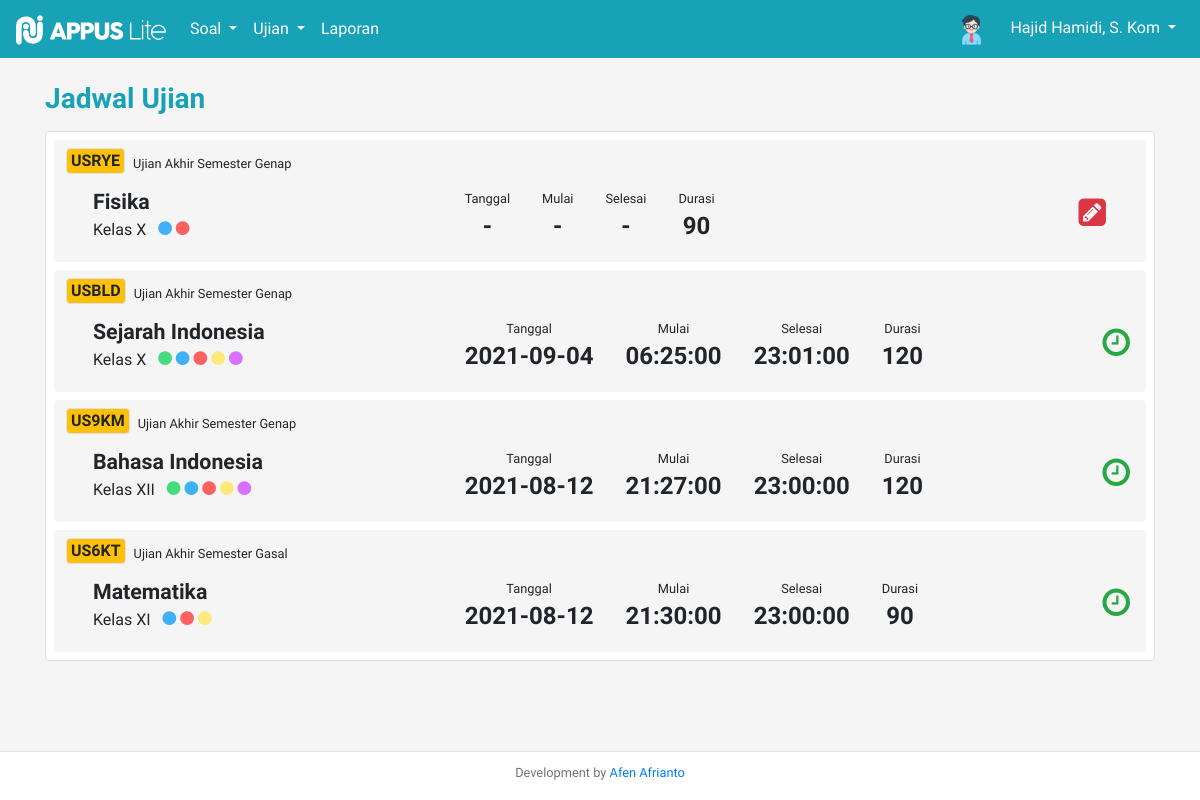
The page /admin/main.php?cnt=jadwal (signed in) on the database its author committed.
### tables this page shows
CREATE TABLE `tb_guru` (
  `id_guru` int(11) NOT NULL,
  `nama_guru` varchar(100) NOT NULL,
  `username_guru` varchar(50) NOT NULL,
  `password_guru` varchar(255) NOT NULL,
  `pass_show_guru` varchar(255) NOT NULL
);

CREATE TABLE `tb_jadwal` (
  `id_jadwal` int(11) NOT NULL,
  `kode_soal` varchar(50) NOT NULL,
  `tanggal` date NOT NULL,
  `wk_mulai` time NOT NULL,
  `wk_selesai` time NOT NULL,
  `durasi` int(11) NOT NULL
);

CREATE TABLE `tb_soal` (
  `kode_soal` varchar(50) NOT NULL,
  `id_pengampu` int(11) NOT NULL,
  `id_jenis_ujian` int(11) NOT NULL,
  `acak_pertanyaan` varchar(5) NOT NULL,
  `acak_opsi` varchar(5) NOT NULL
);

CREATE TABLE `tb_jenis_ujian` (
  `id_jenis_ujian` int(11) NOT NULL,
  `jenis_ujian` varchar(100) NOT NULL,
  `tahun_ajaran` varchar(50) NOT NULL
);

CREATE TABLE `tb_mapel` (
  `id_mapel` int(11) NOT NULL,
  `nama_mapel` varchar(150) NOT NULL
);

CREATE TABLE `tb_guru_pengampu` (
  `id_pengampu` int(11) NOT NULL,
  `id_mapel` int(11) NOT NULL,
  `tingkat` varchar(10) NOT NULL,
  `id_guru` int(11) NOT NULL
);

CREATE TABLE `tb_pengampu_jur` (
  `id_pengampu_jur` int(11) NOT NULL,
  `id_pengampu` int(11) NOT NULL,
  `kode_jurusan` varchar(100) NOT NULL
);

CREATE TABLE `tb_jurusan` (
  `kode_jurusan` varchar(100) NOT NULL,
  `nama_jurusan` varchar(255) NOT NULL,
  `warna_jurusan` varchar(20) NOT NULL
);

### admin/modules/general_func.php (called while the page is built, shortened)
<?php
    if(isset($_SESSION['petugas'])){
        if($_SESSION['petugas'] == "admin"){
            $user_admin = $_SESSION['user'];
            $query_petugas = mysqli_query($conn, "SELECT * FROM tb_admin WHERE username_admin = '$user_admin'");
            $petugas_q = $query_petugas->fetch_assoc();
            $petugas = $petugas_q['username_admin'];
            $id_petugas = $petugas_q['id_admin'];
        }else{
            $user_guru = $_SESSION['user'];
            $query_petugasX = mysqli_query($conn, "SELECT * FROM tb_guru WHERE username_guru = '$user_guru' ");
            $petugas_q = $query_petugasX->fetch_assoc();
            $petugas = $petugas_q['nama_guru'];
        }
    }
?>

### admin/contents/jadwal.php (the view, shortened to what this page needs)
<div class="container py-3">
    <div class="d-flex justify-content-between align-items-center">
        <h3 class="text-info py-2" style="font-weight:bold;">Jadwal Ujian</h3>
    </div>
    <div class="pl-2 pt-2 pr-2 pb-0 border rounded mb-2 bg-white">
        <?php
            $jadwal_q = mysqli_query($conn, "SELECT * FROM tb_jadwal JOIN tb_soal ON tb_jadwal.kode_soal = tb_soal.kode_soal ORDER BY id_jadwal DESC");
            if(mysqli_num_rows($jadwal_q) > 0):
              while($jadwal = $jadwal_q->fetch_assoc()):
                  $kode_soal = $jadwal['kode_soal'];
                  $q_soal = mysqli_query($conn, "SELECT * FROM tb_soal JOIN tb_guru_pengampu ON tb_soal.id_pengampu = tb_guru_pengampu.id_pengampu JOIN tb_jenis_ujian ON tb_soal.id_jenis_ujian = tb_jenis_ujian.id_jenis_ujian WHERE kode_soal = '$kode_soal'");
                  $sl = $q_soal->fetch_assoc();
                  $id_peng = $sl['id_pengampu'];
                  $peng_q = mysqli_query($conn, "SELECT * FROM tb_guru_pengampu JOIN tb_mapel ON tb_guru_pengampu.id_mapel = tb_mapel.id_mapel WHERE id_pengampu = '$id_peng'");
                  $peng = $peng_q->fetch_assoc();
        ?>
              <div class="rounded p-2 mb-2" style="background-color:whitesmoke;">
                  <div class="d-flex justify-content-between align-items-start">
                      <div class="row align-items-center w-75  ml-1">
                          <div class="px-1 mr-2 mb-1 border rounded bg-warning">
                            <b><?= $jadwal['kode_soal']; ?></b>
                          </div>
                          <small><?= $sl['jenis_ujian']; ?></small>
                      </div>
                  </div>
                  <div class="row p-2 ml-2 justify-content-between align-items-center">
                      <div class="d-flex flex-column mb-1 col-sm-4">
                          <div style="font-weight: bold; font-size: 16pt;"><?= $peng['nama_mapel']; ?></div>
                          <div>
                              <span class="mr-2">Kelas <?= $peng['tingkat']; ?></span>
                              <?php
                                  $jur_q = mysqli_query($conn, "SELECT * FROM tb_pengampu_jur JOIN tb_jurusan ON tb_pengampu_jur.kode_jurusan = tb_jurusan.kode_jurusan WHERE id_pengampu = '$id_peng'");
                                  while($jur = $jur_q->fetch_assoc()):
                              ?>
                              <b class="icon-circle" style="color: <?= $jur['warna_jurusan']; ?>;"></b>
                              <?php endwhile; ?>
                          </div>
                      </div>
                      <div class="row col-sm-6 align-items-center">
                          <div class="d-flex flex-column align-items-center px-3">
                              <small>Tanggal</small>
                              <b style="font-size: x-large;"><?php if($jadwal['tanggal'] != "0000-00-00"){echo $jadwal['tanggal'];}else{echo "-";} ?></b>
                          </div>
                          <div class="d-flex flex-column align-items-center px-3">
                              <small>Mulai</small>
                              <b style="font-size: x-large;"><?php if($jadwal['wk_mulai'] != "00:00:00"){echo $jadwal['wk_mulai'];}else{echo "-";} ?></b>
                          </div>
                          <div class="d-flex flex-column align-items-center px-3">
                              <small>Selesai</small>
                              <b style="font-size: x-large;"><?php if($jadwal['wk_selesai'] != "00:00:00"){echo $jadwal['wk_selesai'];}else{echo "-";} ?></b>
                          </div>
                          <div class="d-flex flex-column align-items-center px-3">
                              <small>Durasi</small>
                              <b style="font-size: x-large;"><?= $jadwal['durasi']; ?></b>
                          </div>
                      </div>
                      <div class="d-flex col-sm-2 justify-content-end">
                        <?php if($jadwal['tanggal'] != "0000-00-00"): ?>
                            <h2 class="icon-clock-o text-success display-6" title="Otomatis"></h2>
                        <?php else: ?>
                            <h2 class="icon-pencil-square text-danger display-6 mx-4" title="Manual"></h2>
                        <?php endif; ?>
                      </div>
                  </div>
              </div>
          <?php endwhile; ?>
          <?php else: ?>
              <div class="p-3 text-center mb-2" style="background-color: whitesmoke;">Data tidak ada</div>
          <?php endif; ?>
    </div>
</div>

### admin/main.php (shortened to what this page needs)
<?php
    include "modules/connect.php";
    include "modules/general_func.php";
    include "modules/jadwal.php";
    include "modules/ujian.php";
?>
<!DOCTYPE html>
<html lang="en">
<head>
    <link rel="stylesheet" href="../bootstrap/css/bootstrap.min.css">
    <link rel="stylesheet" href="assets/img/icomoon/style.css">
    <link rel="stylesheet" href="assets/img/icomoon2/style.css">
    <link rel="stylesheet" href="https://cdn.datatables.net/1.10.25/css/jquery.dataTables.min.css">
    <link rel="stylesheet" href="assets/css/main.css">
</head>
<body class="pb-5">
<nav class="navbar navbar-expand-lg navbar-dark bg-info">
    <a class="navbar-brand" href="?cnt=home">
        <img src="assets/img/logo_putih.svg" width="150" height="30" alt="">
    </a>
    <div class="collapse navbar-collapse" id="navbarSupportedContent">
        <ul class="navbar-nav mr-auto">
            <li class="nav-item dropdown active">
                <a class="nav-link dropdown-toggle" href="#" id="navbarDropdown" role="button" data-toggle="dropdown" aria-haspopup="true" aria-expanded="false">
                    Soal
                </a>
            </li>
            <li class="nav-item dropdown active">
                <a class="nav-link dropdown-toggle" href="#" id="navbarDropdown" role="button" data-toggle="dropdown" aria-haspopup="true" aria-expanded="false">
                    Ujian
                </a>
            </li>
            <li class="nav-item active">
                <a class="nav-link" href="?cnt=laporan">Laporan</a>
            </li>
        </ul>
        <div class="my-2 my-lg-0">
            <ul class="navbar-nav mr-auto w-auto">
                <div class="navbar-brand text-center">
                    <?php if($_SESSION['petugas'] == 'admin') : ?>
                        <img src="assets/img/icon_admin.svg" width="30" height="30" alt="" title="Kamu seorang admin">
                    <?php else: ?>
                        <img src="assets/img/guru_icon.svg" width="30" height="30" alt="" title="Kamu seorang guru">
                    <?php endif; ?>
                </div>
                <li class="nav-item dropdown active w-auto text-center" style="min-width: 150px;">
                    <a class="nav-link dropdown-toggle" href="#" id="navbarDropdown" role="button" data-toggle="dropdown" aria-haspopup="true" aria-expanded="false">
                        <?= $petugas; ?>
                    </a>
                </li>
            </ul>
        </div>
    </div>
</nav>
<?php
    if(isset($_GET['cnt'])):
            $content = $_GET['cnt'].".php";
            include "contents/$content";
    else:
            include "contents/home.php";
    endif;
?>
<div class="border-top mt-3 py-2 pb-3 text-center w-100 bg-white" style="position: fixed; bottom: 0;">
    <small class="text-secondary">Development by <a href="#">Afen Afrianto</a></small>
</div>
</body>
</html>

### admin/assets/img/icomoon/style.css (style rules this page uses)
[class^="icon-"], [class*=" icon-"] { font-family: 'icomoon' !important; speak: never; font-style: normal; font-weight: normal; font-variant: normal; text-transform: none; line-height: 1; -webkit-font-smoothing: antialiased; -moz-osx-font-smoothing: grayscale; }
.icon-clock-o:before { content: "\f017"; }
.icon-circle:before { content: "\f111"; }

### admin/assets/img/icomoon2/style.css (style rules this page uses)
[class^="icon-"], [class*=" icon-"] { font-family: 'icomoon' !important; speak: never; font-style: normal; font-weight: normal; font-variant: normal; text-transform: none; line-height: 1; -webkit-font-smoothing: antialiased; -moz-osx-font-smoothing: grayscale; }
.icon-pencil-square:before { content: "\f14b"; }

### admin/assets/css/main.css (style rules this page uses)
* { font-family: 'Comfortaa', sans-serif; }
body { background-color: whitesmoke; }

### rows shown on the page
tb_guru: nama_guru "Hajid Hamidi, S. Kom"
tb_jadwal: kode_soal.kode_soal "USRYE", tb_jenis_ujian.jenis_ujian "Ujian Akhir Semester Genap", tb_mapel.nama_mapel "Fisika", tb_guru_pengampu.tingkat "X", durasi "90", tanggal "0000-00-00" (drawn)
tb_jadwal: kode_soal.kode_soal "USBLD", tb_jenis_ujian.jenis_ujian "Ujian Akhir Semester Genap", tb_mapel.nama_mapel "Sejarah Indonesia", tb_guru_pengampu.tingkat "X", tanggal "2021-09-04", wk_mulai "06:25:00", wk_selesai "23:01:00", durasi "120"
tb_jadwal: kode_soal.kode_soal "US9KM", tb_jenis_ujian.jenis_ujian "Ujian Akhir Semester Genap", tb_mapel.nama_mapel "Bahasa Indonesia", tb_guru_pengampu.tingkat "XII", tanggal "2021-08-12", wk_mulai "21:27:00", wk_selesai "23:00:00", durasi "120"
tb_jadwal: kode_soal.kode_soal "US6KT", tb_jenis_ujian.jenis_ujian "Ujian Akhir Semester Gasal", tb_mapel.nama_mapel "Matematika", tb_guru_pengampu.tingkat "XI", tanggal "2021-08-12", wk_mulai "21:30:00", wk_selesai "23:00:00", durasi "90"
